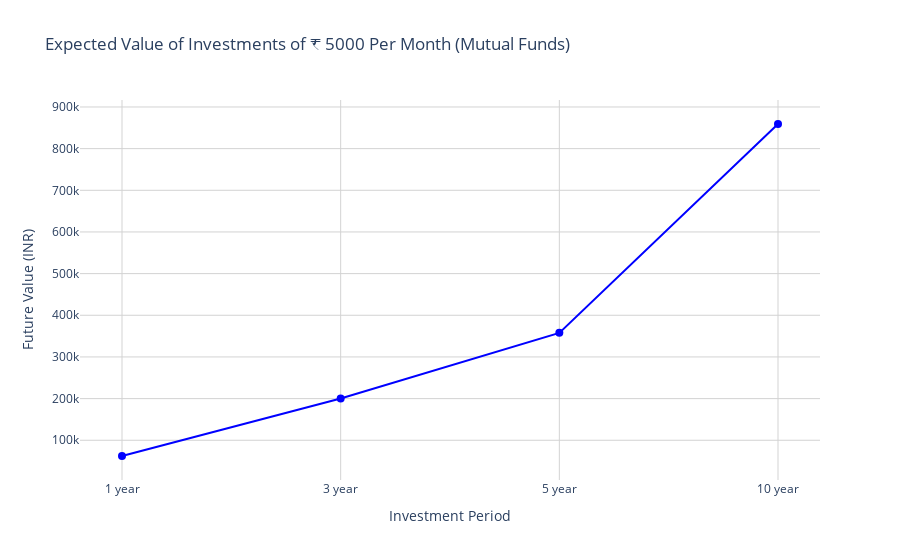

Here is the notebook cell this chart was saved with:
### Markdown cell above
Now, let’s calculate the expected returns a person will get from our mutual fund if he/she invests ₹5000 every month.

To calculate the expected value a person will accumulate over 1 year, 3 years, 5 years, and 10 years through the mutual fund plan, we can follow these steps:

1. Assume the person is investing 5000 rupees every month.

2. Use the expected ROI from the mutual fund companies to simulate the growth over time.

3. Compute the compounded value of the investments for each period (1y, 3y, 5y, and 10y).

4. Visualize the accumulated value over these periods.

### Code cell
import numpy as np

monthly_investment = 5000  # Monthly investment in INR
years = [1, 3, 5, 10]  # Investment periods (in years)
n = 12  # Number of times interest is compounded per year (monthly)

avg_roi = expected_roi_mutual_fund.mean() / 100  # Convert to decimal

def future_value(P, r, n, t):
    return P * (((1 + r/n)**(n*t) - 1) / (r/n)) * (1 + r/n)

future_values = [future_value(monthly_investment, avg_roi, n, t) for t in years]

fig = go.Figure()

fig.add_trace(go.Scatter(
    x=[str(year) + " year" for year in years],
    y=future_values,
    mode='lines+markers',
    line=dict(color='blue'),
    marker=dict(size=8),
    name='Future Value'
))

fig.update_layout(
    title="Expected Value of Investments of ₹ 5000 Per Month (Mutual Funds)",
    xaxis_title="Investment Period",
    yaxis_title="Future Value (INR)",
    xaxis=dict(showgrid=True, gridcolor='lightgrey'),
    yaxis=dict(showgrid=True, gridcolor='lightgrey'),
    template="plotly_white",
    hovermode='x'
)

fig.show()

### Figure 1 — Plotly figure (JSON) as saved in the notebook; plotly's stock layout.template omitted (floating-point values rounded to 4 significant figures)
{"data": [{"line": {"color": "blue"}, "marker": {"size": 8}, "mode": "lines+markers", "name": "Future Value", "type": "scatter", "x": ["1 year", "3 year", "5 year", "10 year"], "y": [62240.0, 200100.0, 357800.0, 859100.0]}], "layout": {"hovermode": "x", "title": {"text": "Expected Value of Investments of ₹ 5000 Per Month (Mutual Funds)"}, "xaxis": {"gridcolor": "lightgrey", "showgrid": true, "title": {"text": "Investment Period"}}, "yaxis": {"gridcolor": "lightgrey", "showgrid": true, "title": {"text": "Future Value (INR)"}}}}
